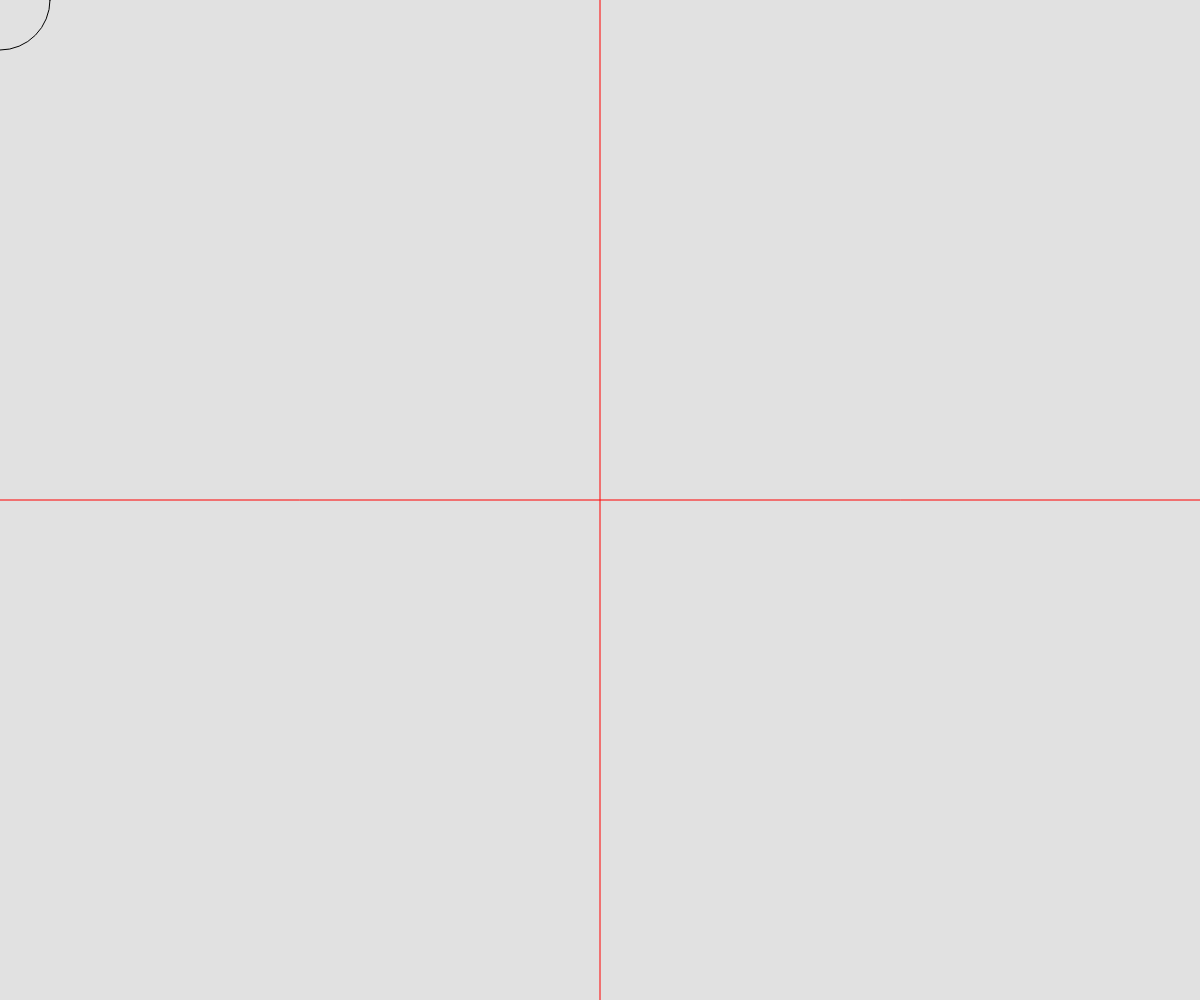
Frame 1 (no input)
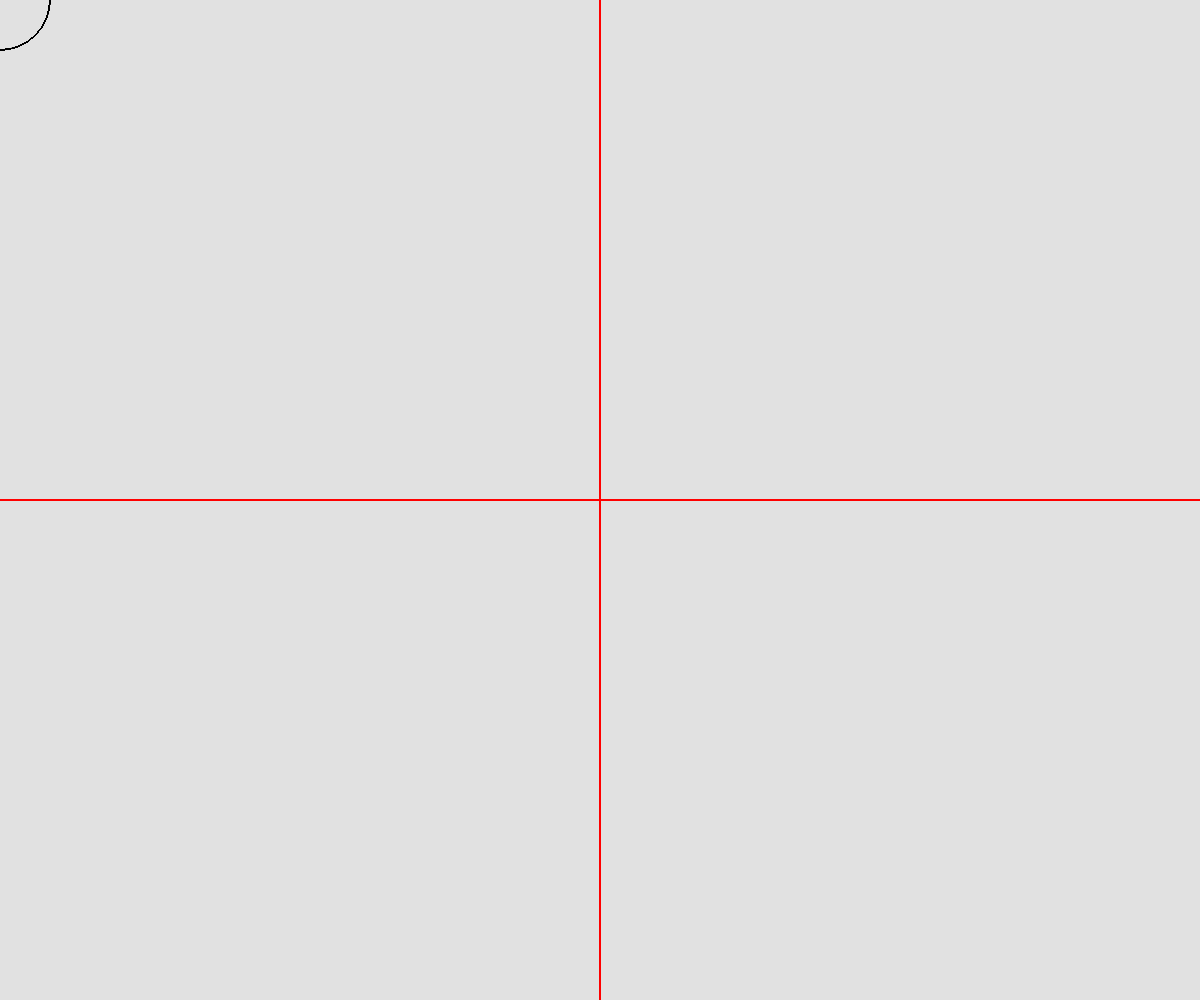
Frame 60 (no input)
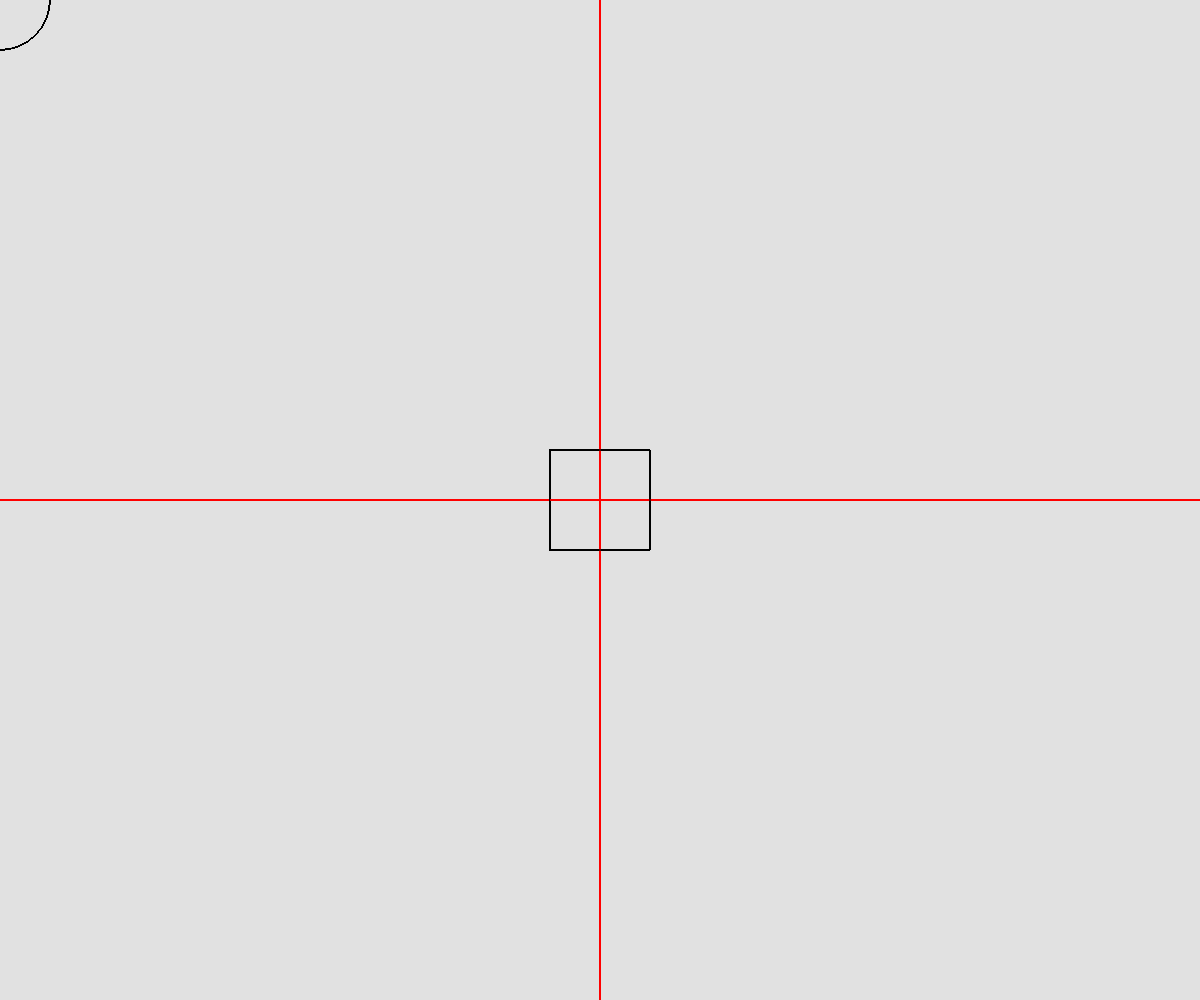
Frame 120 (the mouse pressed at the canvas centre since frame 60)

The p5.js sketch that drew these frames (run headless with seeded random() and noise() and a simulated clock; from frame 60 on, the mouse is pressed at the canvas centre):

// p5.js sketch
// ── sketch.js
// This is just setup code, similar to part one

function setup() {
  createCanvas(windowWidth, windowHeight);
  background(225);
}

function draw() {
  // This draws two red lines in the middle of the canvas
  // showing the boundaries of the quadrants
  // (it should also give you a clue for your conditions!)
  stroke(255,0,0);
  line(width/2, 0, width/2, height);
  line(0, height/2, width, height/2);
  stroke(0);
  rectMode(CENTER)
  noFill();

  // Put your condition here, in parentheses after the if 
  if((mouseX < width/2 && mouseY < height/2) || (mouseX > width/2 && mouseY > height/2)) {
    circle(mouseX, mouseY, 100)
    // Put what happens if your condition is true here
  } else {
    square(mouseX, mouseY,100)
		// Put what happens if your condition is false here
  }
}
